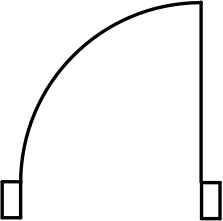
#> input picture img2.png, 223 x 221 px
$ python 3.py
#> lines starting #> are read from the running program, lines starting #| are printed output that depends on the picture
from PIL import Image
img=Image.open('img2.png')
#> img is the input picture: PIL image 223x221 RGBA; mean R, G, B, A 243.2, 243.2, 243.2, 16.4
img=img.rotate(45,expand=True)
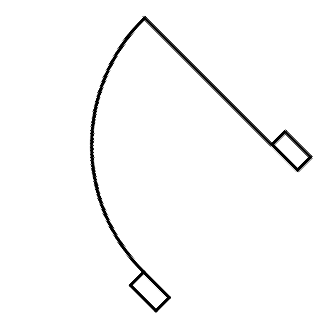
#> img: PIL image 315x315 RGBA; mean R, G, B, A 120.9, 120.9, 120.9, 8.3; transparent parts drawn white
img.save("test.png")

$ run again, with img4.png copied over img2.png
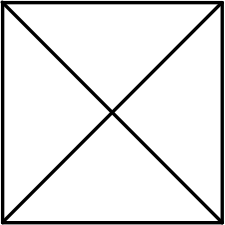
#> input picture img4.png, 225 x 225 px
#> img is the input picture: PIL image 225x225 RGBA; mean R, G, B, A 229.7, 229.7, 229.7, 34.4
#> `img=img.rotate(45,expand=True)`:
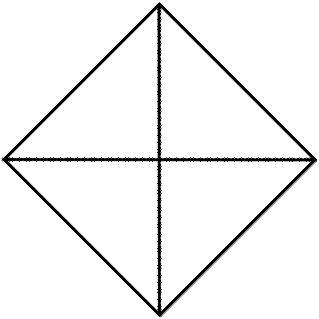
#> img: PIL image 319x319 RGBA; mean R, G, B, A 115.5, 115.5, 115.5, 17.1; transparent parts drawn white

$ run again, with 1.png copied over img2.png
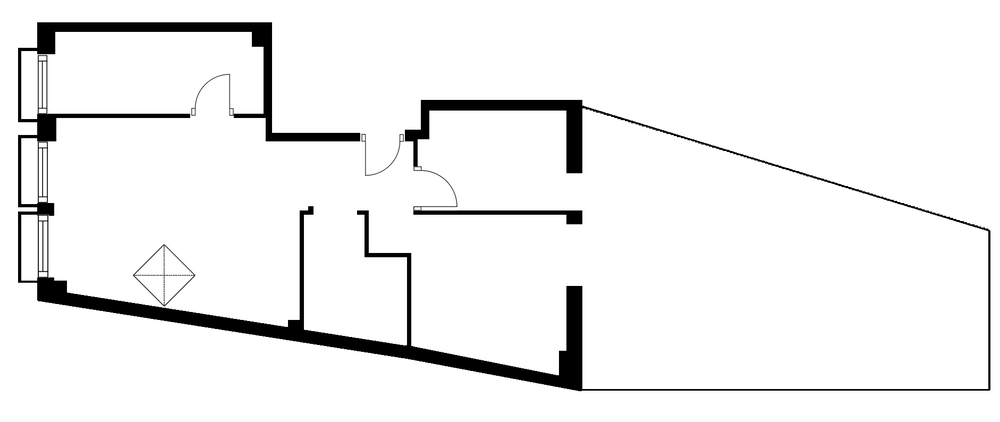
#> input picture 1.png, 1000 x 422 px, shrunk from 1882 x 794 before the run
#> img is the input picture: PIL image 1000x422 RGBA; mean R, G, B, A 240.2, 240.2, 240.2, 254.9
#> `img=img.rotate(45,expand=True)`:
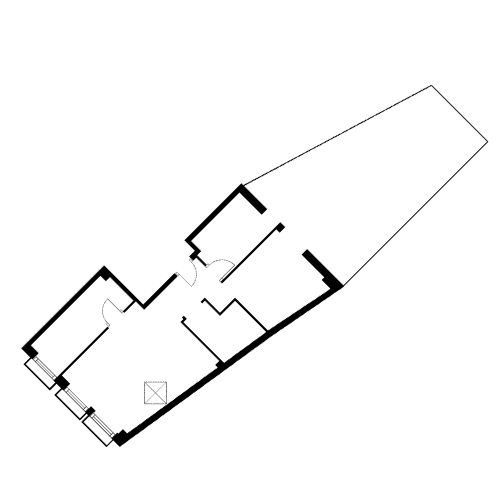
#> img: PIL image 1006x1006 RGBA (shown at 1/2 size); mean R, G, B, A 100.3, 100.3, 100.3, 106.4; transparent parts drawn white

$ run again, with 52.png copied over img2.png
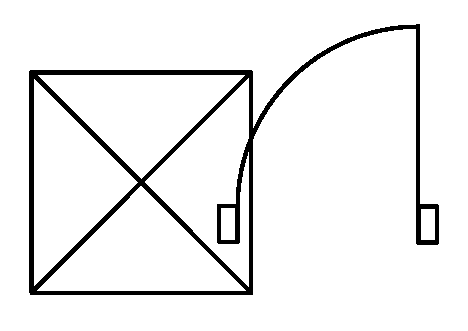
#> input picture 52.png, 468 x 331 px
#> img is the input picture: PIL image 468x331 RGBA; mean R, G, B, A 239.1, 239.1, 239.1, 255
#> `img=img.rotate(45,expand=True)`:
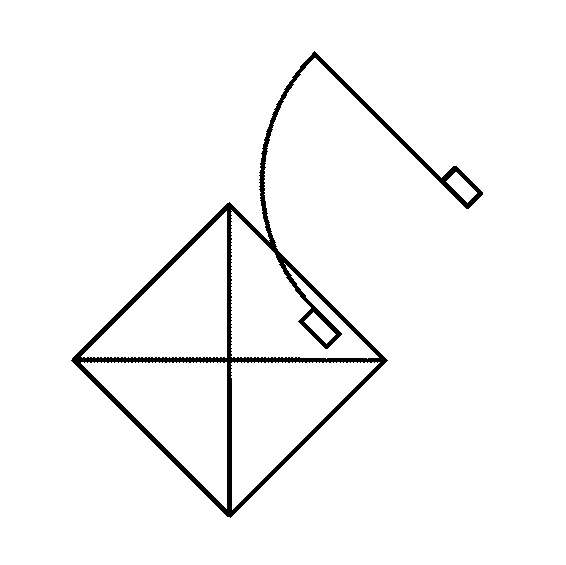
#> img: PIL image 566x565 RGBA; mean R, G, B, A 115.7, 115.7, 115.7, 123.5; transparent parts drawn white
